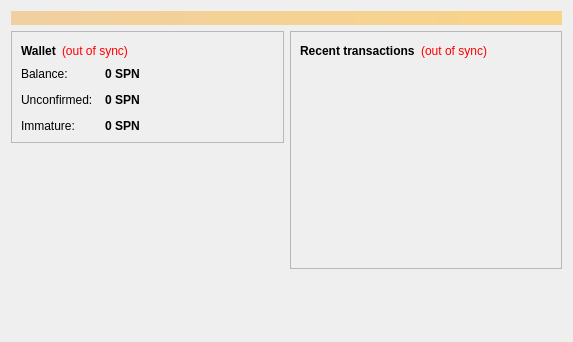
<?xml version="1.0" encoding="UTF-8"?>
<ui version="4.0">
 <class>OverviewPage</class>
 <widget class="QWidget" name="OverviewPage">
  <property name="geometry">
   <rect>
    <x>0</x>
    <y>0</y>
    <width>573</width>
    <height>342</height>
   </rect>
  </property>
  <property name="windowTitle">
   <string>Form</string>
  </property>
  <layout class="QVBoxLayout" name="topLayout">
   <item>
    <widget class="QLabel" name="labelAlerts">
     <property name="visible">
      <bool>false</bool>
     </property>
     <property name="styleSheet">
      <string notr="true">background-color: qlineargradient(x1: 0, y1: 0, x2: 1, y2: 0, stop:0 #F0D0A0, stop:1 #F8D488); color:#000000;</string>
     </property>
     <property name="wordWrap">
      <bool>true</bool>
     </property>
     <property name="margin">
      <number>3</number>
     </property>
    </widget>
   </item>
   <item>
    <layout class="QHBoxLayout" name="horizontalLayout" stretch="1,1">
     <item>
      <layout class="QVBoxLayout" name="verticalLayout_2">
       <item>
        <widget class="QFrame" name="frame">
         <property name="frameShape">
          <enum>QFrame::StyledPanel</enum>
         </property>
         <property name="frameShadow">
          <enum>QFrame::Raised</enum>
         </property>
         <layout class="QVBoxLayout" name="verticalLayout_4">
          <item>
           <layout class="QHBoxLayout" name="horizontalLayout_4">
            <item>
             <widget class="QLabel" name="label_5">
              <property name="font">
               <font>
                <weight>75</weight>
                <bold>true</bold>
               </font>
              </property>
              <property name="text">
               <string>Wallet</string>
              </property>
             </widget>
            </item>
            <item>
             <widget class="QLabel" name="labelWalletStatus">
              <property name="toolTip">
               <string>The displayed information may be out of date. Your wallet automatically synchronizes with the Spartancoin network after a connection is established, but this process has not completed yet.</string>
              </property>
              <property name="styleSheet">
               <string notr="true">QLabel { color: red; }</string>
              </property>
              <property name="text">
               <string notr="true">(out of sync)</string>
              </property>
              <property name="alignment">
               <set>Qt::AlignLeading|Qt::AlignLeft|Qt::AlignVCenter</set>
              </property>
             </widget>
            </item>
            <item>
             <spacer name="horizontalSpacer_2">
              <property name="orientation">
               <enum>Qt::Horizontal</enum>
              </property>
              <property name="sizeHint" stdset="0">
               <size>
                <width>40</width>
                <height>20</height>
               </size>
              </property>
             </spacer>
            </item>
           </layout>
          </item>
          <item>
           <layout class="QFormLayout" name="formLayout_2">
            <property name="fieldGrowthPolicy">
             <enum>QFormLayout::AllNonFixedFieldsGrow</enum>
            </property>
            <property name="horizontalSpacing">
             <number>12</number>
            </property>
            <property name="verticalSpacing">
             <number>12</number>
            </property>
            <item row="0" column="0">
             <widget class="QLabel" name="label">
              <property name="text">
               <string>Balance:</string>
              </property>
             </widget>
            </item>
            <item row="0" column="1">
             <widget class="QLabel" name="labelBalance">
              <property name="font">
               <font>
                <weight>75</weight>
                <bold>true</bold>
               </font>
              </property>
              <property name="cursor">
               <cursorShape>IBeamCursor</cursorShape>
              </property>
              <property name="toolTip">
               <string>Your current balance</string>
              </property>
              <property name="text">
               <string notr="true">0 SPN</string>
              </property>
              <property name="textInteractionFlags">
               <set>Qt::LinksAccessibleByMouse|Qt::TextSelectableByKeyboard|Qt::TextSelectableByMouse</set>
              </property>
             </widget>
            </item>
            <item row="1" column="0">
             <widget class="QLabel" name="label_3">
              <property name="text">
               <string>Unconfirmed:</string>
              </property>
             </widget>
            </item>
            <item row="1" column="1">
             <widget class="QLabel" name="labelUnconfirmed">
              <property name="font">
               <font>
                <weight>75</weight>
                <bold>true</bold>
               </font>
              </property>
              <property name="cursor">
               <cursorShape>IBeamCursor</cursorShape>
              </property>
              <property name="toolTip">
               <string>Total of transactions that have yet to be confirmed, and do not yet count toward the current balance</string>
              </property>
              <property name="text">
               <string notr="true">0 SPN</string>
              </property>
              <property name="textInteractionFlags">
               <set>Qt::LinksAccessibleByMouse|Qt::TextSelectableByKeyboard|Qt::TextSelectableByMouse</set>
              </property>
             </widget>
            </item>
            <item row="2" column="0">
             <widget class="QLabel" name="labelImmatureText">
              <property name="text">
               <string>Immature:</string>
              </property>
             </widget>
            </item>
            <item row="2" column="1">
             <widget class="QLabel" name="labelImmature">
              <property name="font">
               <font>
                <weight>75</weight>
                <bold>true</bold>
               </font>
              </property>
              <property name="toolTip">
               <string>Mined balance that has not yet matured</string>
              </property>
              <property name="text">
               <string notr="true">0 SPN</string>
              </property>
              <property name="textInteractionFlags">
               <set>Qt::LinksAccessibleByMouse|Qt::TextSelectableByKeyboard|Qt::TextSelectableByMouse</set>
              </property>
             </widget>
            </item>
           </layout>
          </item>
         </layout>
        </widget>
       </item>
       <item>
        <spacer name="verticalSpacer">
         <property name="orientation">
          <enum>Qt::Vertical</enum>
         </property>
         <property name="sizeHint" stdset="0">
          <size>
           <width>20</width>
           <height>40</height>
          </size>
         </property>
        </spacer>
       </item>
	           <item>
         <widget class="QLabel" name="label_wallet_bgcoin">
          <property name="text">
           <string/>
          </property>
          <property name="pixmap">
           <pixmap resource="../bitcoin.qrc">:/images/wallet_bgcoin</pixmap>
          </property>
          <property name="scaledContents">
           <bool>false</bool>
          </property>
          <property name="alignment">
           <set>Qt::AlignCenter</set>
          </property>
          <property name="margin">
           <number>-2</number>
          </property>
         </widget>
        </item>
        <item>
         <widget class="QLabel" name="label_6">
          <property name="text">
           <string/>
          </property>
         </widget>
        </item>
      </layout>
     </item>
     <item>
      <layout class="QVBoxLayout" name="verticalLayout_3">
       <item>
        <widget class="QFrame" name="frame_2">
         <property name="frameShape">
          <enum>QFrame::StyledPanel</enum>
         </property>
         <property name="frameShadow">
          <enum>QFrame::Raised</enum>
         </property>
         <layout class="QVBoxLayout" name="verticalLayout">
          <item>
           <layout class="QHBoxLayout" name="horizontalLayout_2">
            <item>
             <widget class="QLabel" name="label_4">
              <property name="text">
               <string>&lt;b&gt;Recent transactions&lt;/b&gt;</string>
              </property>
             </widget>
            </item>
            <item>
             <widget class="QLabel" name="labelTransactionsStatus">
              <property name="toolTip">
               <string>The displayed information may be out of date. Your wallet automatically synchronizes with the Spartancoin network after a connection is established, but this process has not completed yet.</string>
              </property>
              <property name="styleSheet">
               <string notr="true">QLabel { color: red; }</string>
              </property>
              <property name="text">
               <string notr="true">(out of sync)</string>
              </property>
              <property name="alignment">
               <set>Qt::AlignRight|Qt::AlignTrailing|Qt::AlignVCenter</set>
              </property>
             </widget>
            </item>
            <item>
             <spacer name="horizontalSpacer">
              <property name="orientation">
               <enum>Qt::Horizontal</enum>
              </property>
              <property name="sizeHint" stdset="0">
               <size>
                <width>40</width>
                <height>20</height>
               </size>
              </property>
             </spacer>
            </item>
           </layout>
          </item>
          <item>
           <widget class="QListView" name="listTransactions">
            <property name="styleSheet">
             <string notr="true">QListView { background: transparent; }</string>
            </property>
            <property name="frameShape">
             <enum>QFrame::NoFrame</enum>
            </property>
            <property name="verticalScrollBarPolicy">
             <enum>Qt::ScrollBarAlwaysOff</enum>
            </property>
            <property name="horizontalScrollBarPolicy">
             <enum>Qt::ScrollBarAlwaysOff</enum>
            </property>
            <property name="selectionMode">
             <enum>QAbstractItemView::NoSelection</enum>
            </property>
           </widget>
          </item>
         </layout>
        </widget>
       </item>
       <item>
        <spacer name="verticalSpacer_2">
         <property name="orientation">
          <enum>Qt::Vertical</enum>
         </property>
         <property name="sizeHint" stdset="0">
          <size>
           <width>20</width>
           <height>40</height>
          </size>
         </property>
        </spacer>
       </item>
      </layout>
     </item>
    </layout>
   </item>
  </layout>
 </widget>
 <resources/>
 <connections/>
</ui>
